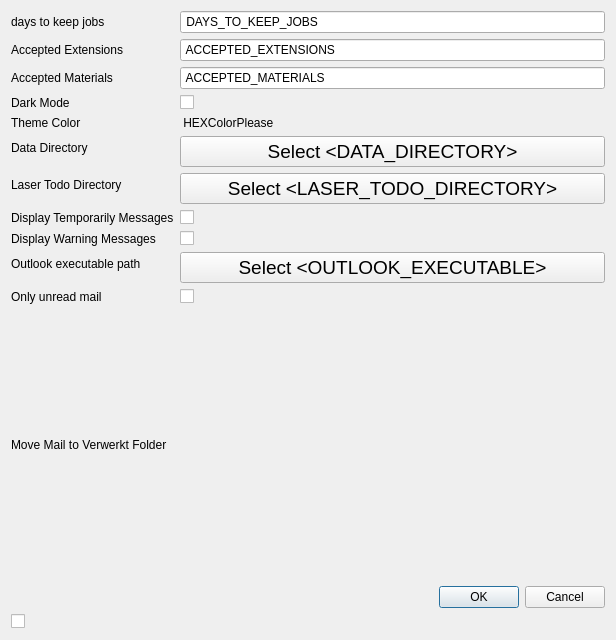
<?xml version="1.0" encoding="UTF-8"?>
<ui version="4.0">
 <class>Dialog</class>
 <widget class="QDialog" name="Dialog">
  <property name="geometry">
   <rect>
    <x>0</x>
    <y>0</y>
    <width>616</width>
    <height>640</height>
   </rect>
  </property>
  <property name="windowTitle">
   <string>Dialog</string>
  </property>
  <layout class="QVBoxLayout" name="verticalLayout">
   <item>
    <layout class="QFormLayout" name="formLayout">
     <item row="0" column="0">
      <widget class="QLabel" name="label_5">
       <property name="text">
        <string>days to keep jobs</string>
       </property>
       <property name="buddy">
        <cstring>lineEdit</cstring>
       </property>
      </widget>
     </item>
     <item row="0" column="1">
      <widget class="QLineEdit" name="lineEdit">
       <property name="text">
        <string> DAYS_TO_KEEP_JOBS </string>
       </property>
      </widget>
     </item>
     <item row="1" column="0">
      <widget class="QLabel" name="label_16">
       <property name="text">
        <string>Accepted Extensions</string>
       </property>
       <property name="buddy">
        <cstring>lineEdit_2</cstring>
       </property>
      </widget>
     </item>
     <item row="1" column="1">
      <widget class="QLineEdit" name="lineEdit_2">
       <property name="text">
        <string> ACCEPTED_EXTENSIONS </string>
       </property>
      </widget>
     </item>
     <item row="2" column="0">
      <widget class="QLabel" name="label_14">
       <property name="text">
        <string>Accepted Materials</string>
       </property>
       <property name="buddy">
        <cstring>lineEdit_3</cstring>
       </property>
      </widget>
     </item>
     <item row="2" column="1">
      <widget class="QLineEdit" name="lineEdit_3">
       <property name="text">
        <string> ACCEPTED_MATERIALS </string>
       </property>
      </widget>
     </item>
     <item row="3" column="0">
      <widget class="QLabel" name="label_10">
       <property name="text">
        <string>Dark Mode</string>
       </property>
       <property name="buddy">
        <cstring>checkBox</cstring>
       </property>
      </widget>
     </item>
     <item row="3" column="1">
      <widget class="QCheckBox" name="checkBox">
       <property name="text">
        <string/>
       </property>
      </widget>
     </item>
     <item row="4" column="0">
      <widget class="QLabel" name="label_11">
       <property name="text">
        <string>Theme Color</string>
       </property>
      </widget>
     </item>
     <item row="4" column="1">
      <widget class="QLabel" name="label_25">
       <property name="text">
        <string> HEXColorPlease </string>
       </property>
      </widget>
     </item>
     <item row="5" column="0">
      <widget class="QLabel" name="label">
       <property name="text">
        <string>Data Directory</string>
       </property>
       <property name="buddy">
        <cstring>selectFolderButton</cstring>
       </property>
      </widget>
     </item>
     <item row="5" column="1">
      <widget class="SelectFolderQPushButton" name="selectFolderButton">
       <property name="font">
        <font>
         <pointsize>14</pointsize>
        </font>
       </property>
       <property name="text">
        <string>Select &lt;DATA_DIRECTORY&gt;</string>
       </property>
      </widget>
     </item>
     <item row="6" column="0">
      <widget class="QLabel" name="label_3">
       <property name="text">
        <string>Laser Todo Directory </string>
       </property>
       <property name="buddy">
        <cstring>selectFolderButton_2</cstring>
       </property>
      </widget>
     </item>
     <item row="6" column="1">
      <widget class="SelectFolderQPushButton" name="selectFolderButton_2">
       <property name="font">
        <font>
         <pointsize>14</pointsize>
        </font>
       </property>
       <property name="text">
        <string>Select &lt;LASER_TODO_DIRECTORY&gt;</string>
       </property>
      </widget>
     </item>
     <item row="7" column="0">
      <widget class="QLabel" name="label_7">
       <property name="text">
        <string>Display Temporarily Messages</string>
       </property>
       <property name="buddy">
        <cstring>checkBox_2</cstring>
       </property>
      </widget>
     </item>
     <item row="7" column="1">
      <widget class="QCheckBox" name="checkBox_2">
       <property name="text">
        <string/>
       </property>
      </widget>
     </item>
     <item row="8" column="0">
      <widget class="QLabel" name="label_8">
       <property name="text">
        <string>Display Warning Messages</string>
       </property>
       <property name="buddy">
        <cstring>checkBox_3</cstring>
       </property>
      </widget>
     </item>
     <item row="8" column="1">
      <widget class="QCheckBox" name="checkBox_3">
       <property name="text">
        <string/>
       </property>
      </widget>
     </item>
     <item row="9" column="0">
      <widget class="QLabel" name="label_2">
       <property name="text">
        <string>Outlook executable path</string>
       </property>
       <property name="buddy">
        <cstring>selectFilesButton</cstring>
       </property>
      </widget>
     </item>
     <item row="9" column="1">
      <widget class="SelectFilesQPushButton" name="selectFilesButton">
       <property name="font">
        <font>
         <pointsize>14</pointsize>
        </font>
       </property>
       <property name="text">
        <string> Select &lt;OUTLOOK_EXECUTABLE&gt; </string>
       </property>
      </widget>
     </item>
     <item row="10" column="0">
      <widget class="QLabel" name="label_6">
       <property name="text">
        <string>Only unread mail</string>
       </property>
       <property name="buddy">
        <cstring>checkBox_5</cstring>
       </property>
      </widget>
     </item>
     <item row="10" column="1">
      <widget class="QCheckBox" name="checkBox_5">
       <property name="text">
        <string/>
       </property>
      </widget>
     </item>
    </layout>
   </item>
   <item>
    <widget class="QLabel" name="label_4">
     <property name="text">
      <string>Move Mail to Verwerkt Folder</string>
     </property>
     <property name="buddy">
      <cstring>checkBox_4</cstring>
     </property>
    </widget>
   </item>
   <item>
    <widget class="QDialogButtonBox" name="buttonBox">
     <property name="orientation">
      <enum>Qt::Horizontal</enum>
     </property>
     <property name="standardButtons">
      <set>QDialogButtonBox::Cancel|QDialogButtonBox::Ok</set>
     </property>
    </widget>
   </item>
   <item>
    <widget class="QCheckBox" name="checkBox_4">
     <property name="text">
      <string/>
     </property>
    </widget>
   </item>
  </layout>
 </widget>
 <customwidgets>
  <customwidget>
   <class>SelectFolderQPushButton</class>
   <extends>QPushButton</extends>
   <header>button.h</header>
  </customwidget>
  <customwidget>
   <class>SelectFilesQPushButton</class>
   <extends>QPushButton</extends>
   <header>button.h</header>
  </customwidget>
 </customwidgets>
 <resources/>
 <connections>
  <connection>
   <sender>buttonBox</sender>
   <signal>accepted()</signal>
   <receiver>Dialog</receiver>
   <slot>accept()</slot>
   <hints>
    <hint type="sourcelabel">
     <x>248</x>
     <y>254</y>
    </hint>
    <hint type="destinationlabel">
     <x>157</x>
     <y>274</y>
    </hint>
   </hints>
  </connection>
  <connection>
   <sender>buttonBox</sender>
   <signal>rejected()</signal>
   <receiver>Dialog</receiver>
   <slot>reject()</slot>
   <hints>
    <hint type="sourcelabel">
     <x>316</x>
     <y>260</y>
    </hint>
    <hint type="destinationlabel">
     <x>286</x>
     <y>274</y>
    </hint>
   </hints>
  </connection>
 </connections>
</ui>
